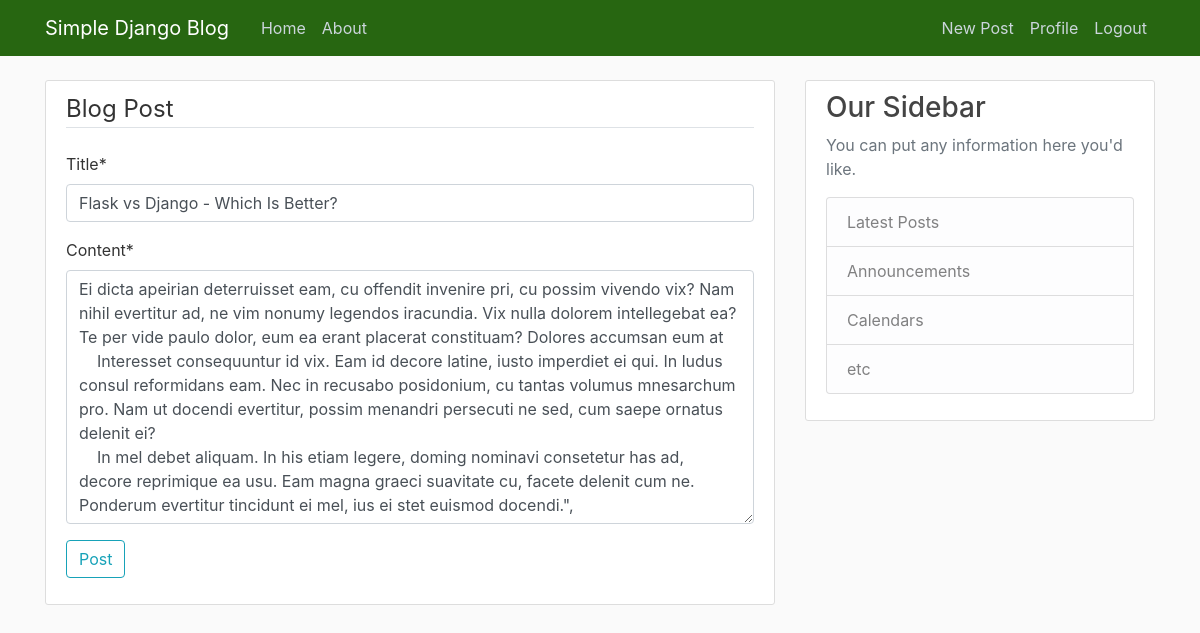
The page /post/20/update/ (signed in) on the database its author committed.
### blog/models.py (models this page shows, shortened)
class Post(models.Model):
    title = models.CharField(max_length=100)
    content = models.TextField()
    date_posted = models.DateField(default = timezone.now)
    author = models.ForeignKey(User, on_delete=models.CASCADE)

### blog/views.py (the view, shortened to what this page needs)
# urls.py: path('post/<int:pk>/update/', PostUpdateView.as_view(), name = 'post-update'),
class PostUpdateView(LoginRequiredMixin, UserPassesTestMixin, UpdateView):
    model = Post
    fields = [ 'title', 'content']
    def test_func(self):
        post = self.get_object()
        if self.request.user == post.author:
            return True
        return False

### blog/templates/blog/post_form.html (shortened to what this page needs)
{% extends "blog/base.html" %}
{% load crispy_forms_tags %}
{% block content%}
    <div class="content-section">
        <form action="" method="POST">
            <fieldset>
                <legend class="border-bottom mb-4">Blog Post</legend>
                {{form|crispy }}
            </fieldset>
            <div class="form-group">
                <button class="btn btn-outline-info" type="submit">Post</button>
            </div>
        </form>
    </div>
{% endblock content %}

### blog/static/blog/main.css (style rules this page uses)
body { background: #fafafa; color: #333333; margin-top: 5rem; }
.content-section { background: #ffffff; padding: 10px 20px; border: 1px solid #dddddd; border-radius: 3px; margin-bottom: 20px; }

### rows shown on the page
Post: title "Flask vs Django - Which Is Better?", content "Ei dicta apeirian deterruisset eam, cu offendit invenire pri, cu possim vivendo vix? Nam nihil evertitur ad, ne vim nonumy legendos iracundia. Vix nulla dolorem intellegebat ea? Te per vide paulo dolor, eum ea erant placerat constituam? Dolores accumsan eum at Interesset consequuntur id vix. Eam id decore latine, iusto imperdiet ei qui. In ludus consul reformidans eam. Nec in recusabo posidonium, cu tantas volumus mnesarchum pro. Nam ut docendi evertitur, possim menandri persecuti ne sed, cum saepe ornatus delenit ei? In mel debet aliquam. In his etiam legere, doming nominavi consetetur has ad, decore reprimique ea usu. Eam magna graeci suavitate cu, facete delenit cum ne. Ponderum…"
